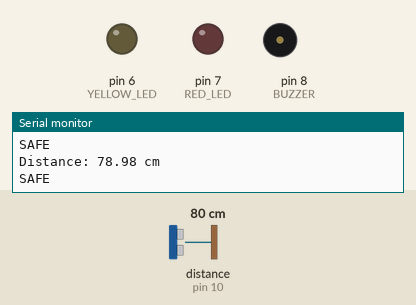
This sketch was run on a simulated Arduino Uno, built with avr-gcc and run on an emulated ATmega328P. Parts: output pins drawn as LEDs (lit = HIGH), buzzer (waves = sounding, pin HIGH), the last lines printed to the serial monitor. Wiring (inferred from the names in the program): ultrasonic range finder: trigger pin 9; echo pin 10. Dashed ring = blinking. The test bench sets the inputs (shaded band); at power-on: distance to the obstacle (sensor on pin 10) 80 cm. The echo pulse lasts 58.3 µs per cm; pins used as bus, display or sensor lines are not drawn.

Above: at 1.2 s.
1.3 s: distance to the obstacle (sensor on pin 10) set to 54 cm
2.8 s: distance to the obstacle (sensor on pin 10) set to 46 cm
At 3.2 s:
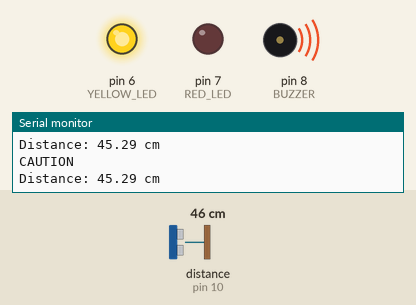
5.8 s: distance to the obstacle (sensor on pin 10) set to 22 cm
8.8 s: distance to the obstacle (sensor on pin 10) set to 19 cm
At 8.96 s:
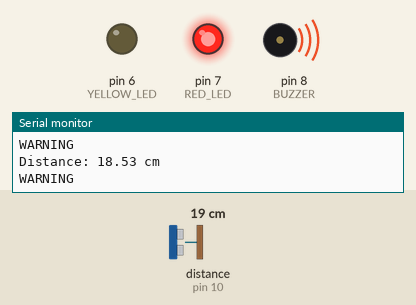
11.8 s: distance to the obstacle (sensor on pin 10) set to 12 cm
14.8 s: distance to the obstacle (sensor on pin 10) set to 9 cm
At 15.09 s:
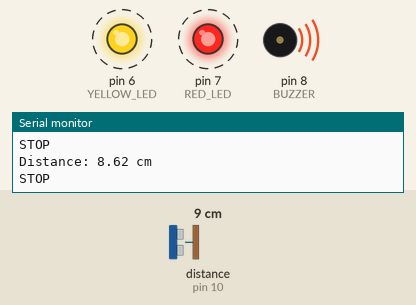
Timing chart, 0 to 18.8 s (numbered marks = the images above; inputs shaded):
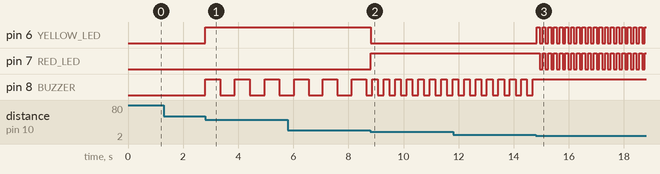

Measured:
- the behaviour switches between 51 and 50 cm on distance to the obstacle (sensor on pin 10) (found by bisection; images 0 and 1)
- the behaviour switches between 21 and 20 cm on distance to the obstacle (sensor on pin 10) (found by bisection; images 1 and 2)
- the behaviour switches between 11 and 10 cm on distance to the obstacle (sensor on pin 10) (found by bisection; images 2 and 3)
- after the input at 2.8 s, pin 6 (YELLOW_LED): LOW → HIGH at once; pin 8 (BUZZER): alternates HIGH for 0.54 s and LOW for 0.54 s, starting at once
- after the input at 8.8 s, pin 6 (YELLOW_LED): HIGH → LOW at once; pin 7 (RED_LED): LOW → HIGH at once; pin 8 (BUZZER): alternates HIGH for 0.21 s and LOW for 0.21 s, starting after 0.06 s
- after the input at 14.8 s, pin 6 (YELLOW_LED): alternates HIGH for 0.10 s and LOW for 0.10 s, starting at once; pin 7 (RED_LED): alternates HIGH for 0.10 s and LOW for 0.10 s, starting after 0.14 s; pin 8 (BUZZER): stops changing and stays HIGH

The sketch:

parking_sensor.ino
```cpp
/*
 * Author      : Puthiyaraj P
 * Date        : 05-07-2026
 * Assignment  : Q22 - Ultrasonic Parking Sensor
 * Description : Measures distance using HC-SR04 sensor and
 *               controls LEDs and buzzer based on distance.
 */

#define TRIG_PIN 9
#define ECHO_PIN 10

#define YELLOW_LED 6
#define RED_LED 7
#define BUZZER 8

long duration;
float distance;

unsigned long previousMillis = 0;
bool buzzerState = false;
bool flashState = false;

void setup() {
  Serial.begin(9600);

  pinMode(TRIG_PIN, OUTPUT);
  pinMode(ECHO_PIN, INPUT);

  pinMode(YELLOW_LED, OUTPUT);
  pinMode(RED_LED, OUTPUT);
  pinMode(BUZZER, OUTPUT);

  Serial.println("Ultrasonic Parking Sensor");
}

void loop() {

  // Trigger ultrasonic sensor
  digitalWrite(TRIG_PIN, LOW);
  delayMicroseconds(2);

  digitalWrite(TRIG_PIN, HIGH);
  delayMicroseconds(10);

  digitalWrite(TRIG_PIN, LOW);

  duration = pulseIn(ECHO_PIN, HIGH);

  // Assignment Formula
  distance = (duration * 0.034) / 2;

  Serial.print("Distance: ");
  Serial.print(distance);
  Serial.println(" cm");

  unsigned long currentMillis = millis();

  // > 50 cm
  if (distance > 50) {

    digitalWrite(YELLOW_LED, LOW);
    digitalWrite(RED_LED, LOW);
    digitalWrite(BUZZER, LOW);

    Serial.println("SAFE");
  }

  // 20 - 50 cm
  else if (distance > 20) {

    digitalWrite(YELLOW_LED, HIGH);
    digitalWrite(RED_LED, LOW);

    if (currentMillis - previousMillis >= 500) {
      previousMillis = currentMillis;
      buzzerState = !buzzerState;
      digitalWrite(BUZZER, buzzerState);
    }

    Serial.println("CAUTION");
  }

  // 10 - 20 cm
  else if (distance > 10) {

    digitalWrite(YELLOW_LED, LOW);
    digitalWrite(RED_LED, HIGH);

    if (currentMillis - previousMillis >= 200) {
      previousMillis = currentMillis;
      buzzerState = !buzzerState;
      digitalWrite(BUZZER, buzzerState);
    }

    Serial.println("WARNING");
  }

  // < 10 cm
  else {

    if (currentMillis - previousMillis >= 100) {
      previousMillis = currentMillis;

      flashState = !flashState;

      digitalWrite(YELLOW_LED, flashState);
      digitalWrite(RED_LED, flashState);
    }

    digitalWrite(BUZZER, HIGH);

    Serial.println("STOP");
  }

  delay(50);
}
```
